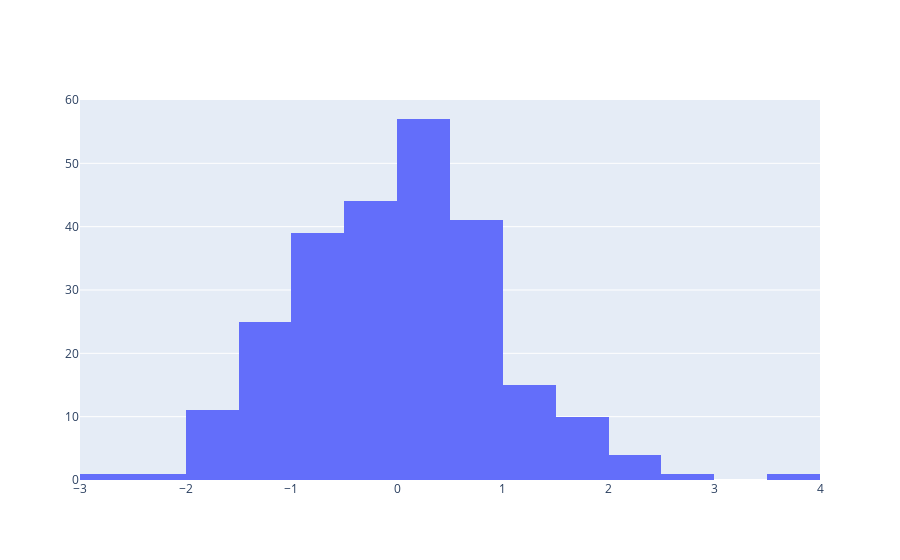

The notebook cell saved with this chart:
### Code cell
import numpy as np
import plotly
import plotly.graph_objects as go
import plotly.offline as pyo
from plotly.offline import init_notebook_mode
  
init_notebook_mode(connected = True) 
  
# save the state of random
np.random.seed(42)  
  
# generating 250 random numbers
x = np.random.randn(250) 
  
# plotting histogram for x
fig = go.Figure(data=[go.Histogram(x=x)]) 
  
fig.show()

### Figure 1 — Plotly figure (JSON) as saved in the notebook; plotly's stock layout.template omitted (floating-point values rounded to 4 significant figures; data arrays with more than 128 entries replaced by an {"elided": "..."} marker saying what was removed)
{"data": [{"type": "histogram", "x": {"elided": "250 float values"}}], "layout": {}}
